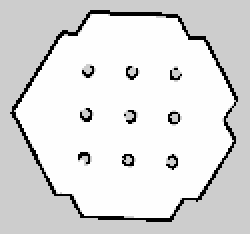
#> input picture smrr_crowdnav/smrr_crowdnav/maps/my_map.pgm, 125 x 117 px (shown 2 times larger)
$ python global_plan.py
#> lines starting #> are read from the running program, lines starting #| are printed output that depends on the picture; after the words box and inside, x2 and y2 are one past the last pixel; in counts of white or black regions, pixels touching at a corner belong together
import numpy as np
import cv2
import matplotlib.pyplot as plt
import yaml
from queue import PriorityQueue

# Load the map (grayscale .pgm) and metadata (.yaml)
def load_map(pgm_file, yaml_file):
    map_image = cv2.imread(pgm_file, cv2.IMREAD_GRAYSCALE)

    with open(yaml_file, 'r') as file:
        yaml_data = yaml.safe_load(file)
        resolution = yaml_data['resolution']
        origin = yaml_data['origin']

    return map_image, resolution, origin

# Convert world pose (x, y) to grid map coordinates
def pose_to_grid(pose, resolution, origin):
    x, y = pose
    grid_x = int((x - origin[0]) / resolution)
    grid_y = int((y - origin[1]) / resolution)
    return grid_x, grid_y

# Heuristic function for A* (Euclidean distance)
def heuristic(a, b):
    return np.linalg.norm(np.array(a) - np.array(b))

# A* algorithm for shortest pathfinding
def a_star(occupancy_grid, start, goal):
    # The size of the map
    height, width = occupancy_grid.shape

    # Priority queue to store the frontier nodes
    frontier = PriorityQueue()
    frontier.put((0, start))  # (priority, node)

    # Dictionaries to store the cost and path
    came_from = {}
    cost_so_far = {}

    came_from[start] = None
    cost_so_far[start] = 0

    # A* search
    while not frontier.empty():
        _, current = frontier.get()

        # If the goal is reached, reconstruct the path
        if current == goal:
            path = []
            while current is not None:
                path.append(current)
                current = came_from[current]
            path.reverse()
            return path

        # Neighbor movements: Up, Down, Left, Right, and Diagonals
        neighbors = [(0, 1), (0, -1), (1, 0), (-1, 0), (1, 1), (-1, -1), (1, -1), (-1, 1)]
        for dx, dy in neighbors:
            neighbor = (current[0] + dx, current[1] + dy)

            # Check if the neighbor is within bounds
            if 0 <= neighbor[0] < width and 0 <= neighbor[1] < height:
                # Check if the neighbor is an obstacle (black pixel)
                if occupancy_grid[neighbor[1], neighbor[0]] <= 250:  # 0 = black = obstacle
                    continue

                # Calculate the new cost to move to the neighbor
                new_cost = cost_so_far[current] + np.linalg.norm([dx, dy])

                # If the neighbor hasn't been visited or a cheaper path is found
                if neighbor not in cost_so_far or new_cost < cost_so_far[neighbor]:
                    cost_so_far[neighbor] = new_cost
                    priority = new_cost + heuristic(goal, neighbor)
                    frontier.put((priority, neighbor))
                    came_from[neighbor] = current

    # No path found
    return None

# Visualize the path on the map image
def visualize_path_on_map(map_image, path, start, goal, resolution, origin):
    # Convert to unsigned 8-bit if needed
    if map_image.dtype == np.int8:
        map_image = map_image.astype(np.uint8)

    # Convert to RGB to draw the path in color
    map_rgb = cv2.cvtColor(map_image, cv2.COLOR_GRAY2RGB)

    # Scale the path and start/goal positions to fit the map resolution and origin
    def grid_to_map_coordinates(grid_point):
        x, y = grid_point
        return int(x), int(map_rgb.shape[0] - y)  # Adjust for image coordinate system

    # Draw the path in red
    for i in range(len(path) - 1):
        start_point = grid_to_map_coordinates(path[i])
        end_point = grid_to_map_coordinates(path[i+1])
        cv2.line(map_rgb, start_point, end_point, (0, 0, 255), 1)  # Red path

    # Draw start and goal positions
    start_point = grid_to_map_coordinates(start)
    goal_point = grid_to_map_coordinates(goal)

    cv2.circle(map_rgb, start_point, 2, (0, 255, 0), -1)  # Start point in green
    cv2.circle(map_rgb, goal_point, 2, (255, 0, 0), -1)   # Goal point in blue

    # Show the image using matplotlib
    plt.imshow(cv2.cvtColor(map_rgb, cv2.COLOR_BGR2RGB))
    plt.title("Path Visualization on Map")
    plt.show()

# Main function
def global_planner_and_visualize_on_map(pgm_file, yaml_file, start_pose, goal_pose):
    # Load the map
#> called with pgm_file = 'my_map.pgm', yaml_file = 'my_map.yaml', start_pose = (0, 0), goal_pose = (3.8, -1)
    map_image, resolution, origin = load_map(pgm_file, yaml_file)
#> in load_map, map_image is the input picture: shape (117, 125); min 0, max 254, mean 220.9
#> resolution = 0.05; origin = [-1.3, -2.51, 0]

    # Convert start and goal poses to grid coordinates
    start_grid = pose_to_grid(start_pose, resolution, origin)
#> in pose_to_grid, `grid_x = int((x - origin[0]) / resolution)`: grid_x = 26
#> in pose_to_grid, `grid_y = int((y - origin[1]) / resolution)`: grid_y = 50
#> start_grid = (26, 50)
    goal_grid = pose_to_grid(goal_pose, resolution, origin)
#> goal_grid = (101, 30)

    # Perform A* to find the path
    path = a_star(map_image, start_grid, goal_grid)
#> the loop in a_star, `while not frontier.empty():` made 1514 passes
#> after the loop in a_star, `while not frontier.empty():`: came_from = 1488 items; path = 76 pairs, first value 26 to 101, second value 30 to 50

    if path:
        # Visualize the map and the path
        visualize_path_on_map(map_image, path, start_grid, goal_grid, resolution, origin)
#> the loop in visualize_path_on_map, `for i in range(len(path) - 1):` made 75 passes
#> (start_point, end_point) on passes 1 to 12: ((26, 67), (27, 67)), ((27, 67), (28, 67)), ((28, 67), (29, 67)), ((29, 67), (30, 67)), ((30, 67), (31, 67)), ((31, 67), (32, 67)), ((32, 67), (33, 67)), ((33, 67), (34, 67)), ((34, 67), (35, 67)), ((35, 67), (36, 67)), ((36, 67), (37, 67)), ((37, 67), (38, 67))
#> after the loop in visualize_path_on_map, `for i in range(len(path) - 1):`:
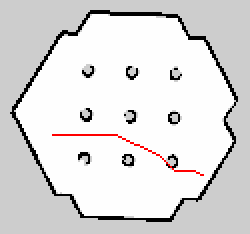
#> map_rgb: shape (117, 125, 3) (shown 2 times larger); 0.52% of pixels changed, all inside (x1, y1, x2, y2) = (26, 67, 102, 88)
#> in visualize_path_on_map, `start_point = grid_to_map_coordinates(start)`: start_point = (26, 67)
#> in visualize_path_on_map, `goal_point = grid_to_map_coordinates(goal)`: goal_point = (101, 87)
#> in visualize_path_on_map, `cv2.circle(map_rgb, start_point, 2, (0, 255, 0), -1)`: map_rgb: shape (117, 125, 3); 0.09% of pixels changed, all inside (x1, y1, x2, y2) = (24, 65, 29, 70)
#> in visualize_path_on_map, `cv2.circle(map_rgb, goal_point, 2, (255, 0, 0), -1)`:
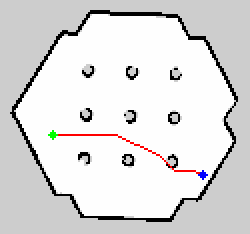
#> map_rgb: shape (117, 125, 3) (shown 2 times larger); mean B, G, R 219.5, 219.5, 220.5
    else:
        print("No path found")

# Example usage
if __name__ == "__main__":
    pgm_file = "my_map.pgm"
    yaml_file = "my_map.yaml"

    start_pose = (0.0, 0.0)  # Example start pose (x, y) in meters
    goal_pose = (3.8, -1.0)   # Example goal pose (x, y) in meters

    global_planner_and_visualize_on_map(pgm_file, yaml_file, start_pose, goal_pose)

$ run again, with smrr_crowdnav/smrr_crowdnav/maps/map_to_lines.png saved as smrr_crowdnav/smrr_crowdnav/maps/my_map.pgm
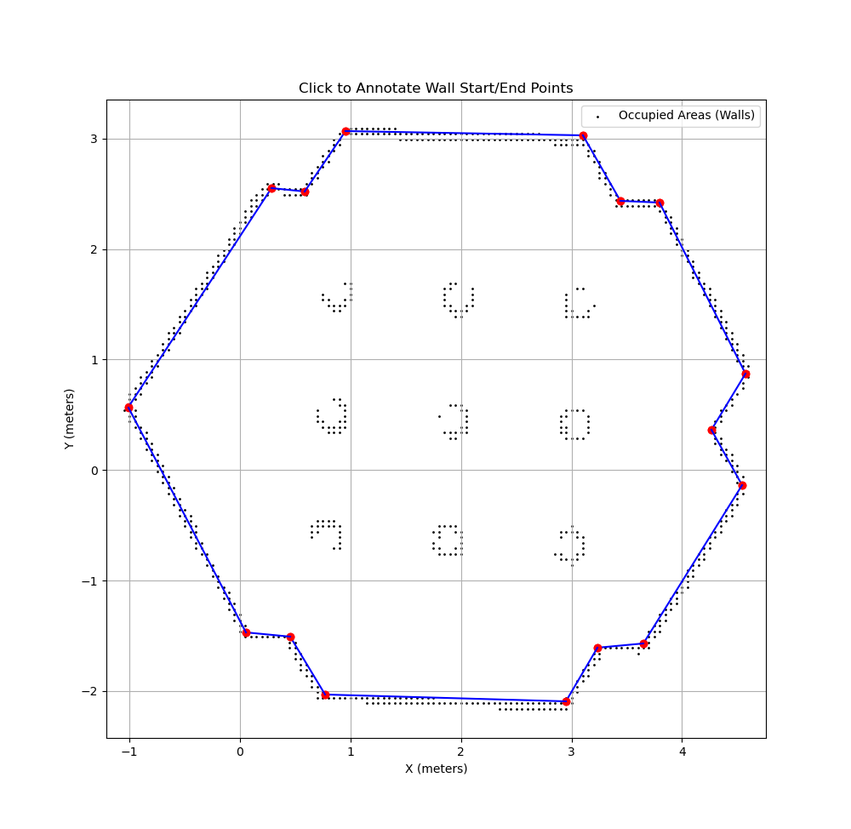
#> input picture smrr_crowdnav/smrr_crowdnav/maps/map_to_lines.png, 851 x 829 px, shrunk from 1000 x 974 before the run
#> resolution = 0.05; origin = [-1.3, -2.51, 0]
#> grid_x = 26
#> grid_y = 50
#> start_grid = (26, 50)
#> goal_grid = (101, 30)
#> the loop in a_star, `while not frontier.empty():` made 1687 passes
#> after the loop in a_star, `while not frontier.empty():`: came_from = 1647 items; path = 76 pairs, first value 26 to 101, second value 30 to 50
#> the loop in visualize_path_on_map, `for i in range(len(path) - 1):` made 75 passes
#> (start_point, end_point) on passes 1 to 8: ((26, 779), (27, 779)), ((27, 779), (28, 779)), ((28, 779), (29, 779)), ((29, 779), (30, 779)), ((30, 779), (31, 779)), ((31, 779), (32, 779)), ((32, 779), (33, 779)), ((33, 779), (34, 779))
#> after the loop in visualize_path_on_map, `for i in range(len(path) - 1):`:
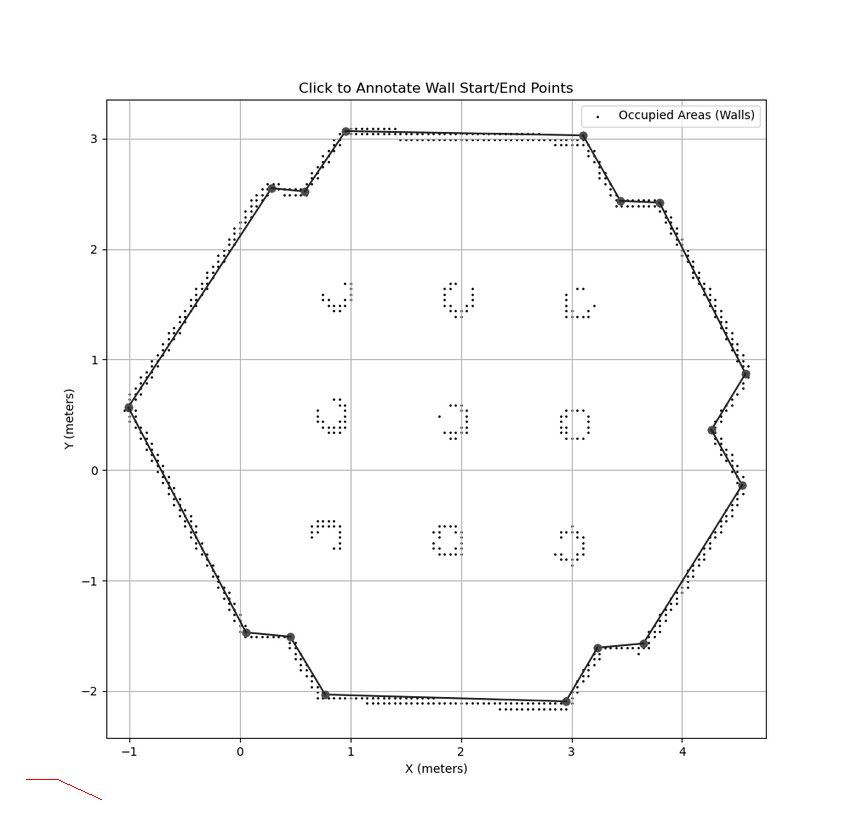
#> map_rgb: shape (829, 851, 3); mean B, G, R 250.1, 250.1, 250.1
#> in visualize_path_on_map, `start_point = grid_to_map_coordinates(start)`: start_point = (26, 779)
#> goal_point = (101, 799)
